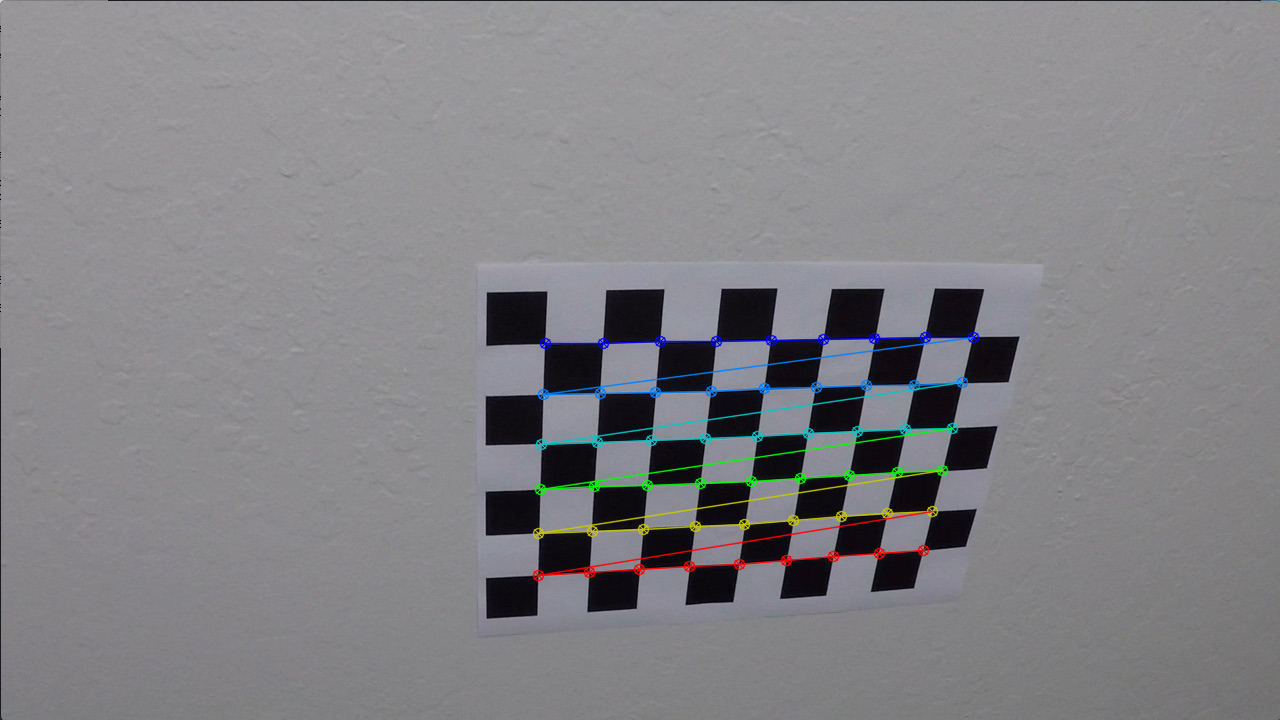
#> input picture output_images/chessboard/drawn_calibration10.jpg, 1280 x 720 px
$ python -i pipeline.py   (imports and definitions only)   (older library calls are emulated)
#> lines starting #> are read from the running program, lines starting #| are printed output that depends on the picture; after the words box and inside, x2 and y2 are one past the last pixel; in counts of white or black regions, pixels touching at a corner belong together
import cv2
import matplotlib.pyplot as plt
import matplotlib.lines as mlines
import glob
import numpy as np
import os
import pickle
from PIL import Image
from moviepy.editor import VideoFileClip
import matplotlib.image as mpimg

CHESSBOARD_HEIGHT = 6
CHESSBOARD_WIDTH = 9
CHESSBOARD_SIZE = (CHESSBOARD_WIDTH, CHESSBOARD_HEIGHT)

DEBUG = False

# [10 lines left out: functions _get_cameral_image_paths, _get_road_image_paths, not called in this run]


def _save_image(path, data):
	""" save numpy array as image to the specified path """
	mpimg.imsave(path, data)


def _get_image_file_name(img_path):
	""" get image file name from its path """
	return img_path.rpartition('/')[-1]


def _get_grayscale_image(rgb_image):
	""" convert bgr image to grayscale """
	return cv2.cvtColor(rgb_image, cv2.COLOR_RGB2GRAY)


def _get_hls_image(rgb_image):
	""" convert bgr image to hls """
	return cv2.cvtColor(rgb_image, cv2.COLOR_RGB2HLS)


# [51 lines left out: function calibrate_camera, not called in this run]


def _load_calibration_data():
	""" load calibration data from the saved pickle file """
	pickle_dict = pickle.load(open('./calibration.p', 'rb'))
	mtx = pickle_dict['mtx']
	dist = pickle_dict['dist']
	return mtx, dist


def _undistort_image(img, mtx, dist):
	""" undistort an image with the given mtx and dist values """
	undistort = cv2.undistort(img, mtx, dist, None, mtx)
	return undistort


def _graidient_color_threshold(hls):
	s_channel_img = hls[:,:,2]

	s_color_threshold = (30, 255)
	s_color_binary_out = np.zeros_like(s_channel_img)
	s_color_binary_out[(s_channel_img > s_color_threshold[0]) & (s_channel_img < s_color_threshold[1])] = 1

	s_sobel_x_threshold = (10, 90)
	sobel_x = cv2.Sobel(s_channel_img, cv2.CV_64F, 1, 0, ksize=3)
	absolute_x = np.absolute(sobel_x)
	scaled_x = np.uint8(255*absolute_x/np.max(absolute_x))
	s_sobel_x_binary_out = np.zeros_like(s_channel_img)
	s_sobel_x_binary_out[(scaled_x > s_sobel_x_threshold[0]) & (scaled_x < s_sobel_x_threshold[1])] = 1

	s_sobel_y_threshold = (10, 90)
	sobel_y = cv2.Sobel(s_channel_img, cv2.CV_64F, 0, 1, ksize=3)
	absolute_y = np.absolute(sobel_y)
	scaled_y = np.uint8(255*absolute_y/np.max(absolute_y))
	s_sobel_y_binary_out = np.zeros_like(s_channel_img)
	s_sobel_y_binary_out[(scaled_y > s_sobel_y_threshold[0]) & (scaled_y < s_sobel_y_threshold[1])] = 1

	s_mag_threshold = (20, 90)
	sobel_mag = np.sqrt(np.square(sobel_x) + np.square(sobel_y))
	scaled_mag = np.uint8(255*sobel_mag/np.max(sobel_mag))
	s_mag_binary_out = np.zeros_like(s_channel_img)
	s_mag_binary_out[(scaled_mag > s_mag_threshold[0]) & (scaled_mag < s_mag_threshold[1])] = 1

	s_direction_threshold = (0.9, 1.3)
	direction = np.arctan2(absolute_y, absolute_x)
	s_direction_binary_out = np.zeros_like(s_channel_img)
	s_direction_binary_out[(direction > s_direction_threshold[0]) & (direction < s_direction_threshold[1])] = 1

	combined = np.zeros_like(s_channel_img)
	combined[(s_color_binary_out == 1) & (s_sobel_x_binary_out == 1) | (s_sobel_y_binary_out == 1) & (s_direction_binary_out == 1)] = 1

	_show_img(combined, 'gray')
	return combined


def _show_img(img_to_draw, cmap=None):
	if DEBUG:
		plt.imshow(img_to_draw, cmap=cmap)
		plt.show()


def _get_img_to_draw(data):
	out_img = np.dstack((data, data, data)) * 255
	return out_img


def _draw_lines(img, start_point, end_point, color=[255, 0, 0], thickness=2):
	cv2.line(img, start_point, end_point, color, thickness)


def _pick_lanes(img):
	_draw_lines(img, (585,455), (270, 680))
	_draw_lines(img, (270,680), (1075, 680))
	_draw_lines(img, (1075,680), (730, 455))
	_draw_lines(img, (730,455), (585, 455))


def perspective_transform(img, src, dst):
	M = cv2.getPerspectiveTransform(src, dst)
	img_size = (img.shape[1], img.shape[0])
	warped = cv2.warpPerspective(img, M, img_size, flags=cv2.INTER_LINEAR)
	return warped, M


def reverse_perspective_transform(img, src, dst):
	Minv = cv2.getPerspectiveTransform(dst, src)
	img_size = (img.shape[1], img.shape[0])
	unwarped = cv2.warpPerspective(img, Minv, img_size, flags=cv2.INTER_LINEAR)
	return unwarped, Minv


# [8 lines left out: function undistort_road_images, not called in this run]


def _find_lanes(warped_img, ploty):
	histogram = np.sum(warped_img[warped_img.shape[0]//2:,:], axis=0)
	out_img = np.dstack((warped_img, warped_img, warped_img))*255

	# initialize the left lane center and right lane center
	midpoint = histogram.shape[0]//2
	leftx_base = np.argmax(histogram[:midpoint])
	rightx_base = np.argmax(histogram[midpoint:]) + midpoint

	# get all lane points
	nonzero = warped_img.nonzero()
	nonzerox = nonzero[1]
	nonzeroy = nonzero[0]

	# initialize params related to window
	n_windows = 10
	window_height = warped_img.shape[0]/n_windows

	leftx_current = leftx_base
	rightx_current = rightx_base

	margin = 100
	minpx = 50

	left_lane_xs = []
	right_lane_xs = []

	for window_index in range(n_windows):
		# get window boundaries for both left and right lanes
		leftx_min, leftx_max = leftx_current - margin, leftx_current + margin
		rightx_min, rightx_max = rightx_current - margin, rightx_current + margin
		y_min, y_max = np.int(warped_img.shape[0] - (window_index + 1) * window_height), np.int(warped_img.shape[0] - window_index * window_height)

		# print('left - x:{}-{}, y{}-{}'.format(leftx_min, leftx_max, y_min, y_max))
		# print('right - x:{}-{}, y{}-{}'.format(rightx_min, rightx_max, y_min, y_max))
		cv2.rectangle(out_img, (leftx_min, y_min), (leftx_max, y_max), (0, 255, 0), 2)
		cv2.rectangle(out_img, (rightx_min, y_min), (rightx_max, y_max), (0, 255, 0), 2)

		# get lane points for both left and right lanes
		left_window = warped_img[leftx_min:leftx_max, y_min:y_max]
		left_x = ((nonzerox > leftx_min) & (nonzerox < leftx_max) & (nonzeroy > y_min) & (nonzeroy < y_max)).nonzero()[0]
		left_lane_xs.append(left_x)

		right_window = warped_img[rightx_min:rightx_max, y_min:y_max]
		right_x = ((nonzerox > rightx_min) & (nonzerox < rightx_max) & (nonzeroy > y_min) & (nonzeroy < y_max)).nonzero()[0]
		right_lane_xs.append(right_x)

		if len(left_x) > minpx:
			leftx_current = np.int(np.mean(nonzerox[left_x]))
		if len(right_x) > minpx:
			rightx_current = np.int(np.mean(nonzerox[right_x]))

	left_lane_xs = np.concatenate(left_lane_xs)
	right_lane_xs = np.concatenate(right_lane_xs)

	leftx = nonzerox[left_lane_xs]
	lefty = nonzeroy[left_lane_xs]
	rightx = nonzerox[right_lane_xs]
	righty = nonzeroy[right_lane_xs]

	left_fit = np.polyfit(lefty, leftx, 2)
	right_fit = np.polyfit(righty, rightx, 2)

	left_fit_x = left_fit[0]*ploty**2 + left_fit[1]*ploty + left_fit[2]
	right_fit_x = right_fit[0]*ploty**2 + right_fit[1]*ploty + right_fit[2]

	out_img[nonzeroy[left_lane_xs], nonzerox[left_lane_xs]] = [255, 0, 0]
	out_img[nonzeroy[right_lane_xs], nonzerox[right_lane_xs]] = [0, 0, 255]

	plt.imshow(out_img)
	plt.plot(left_fit_x, ploty, color='yellow')
	plt.plot(right_fit_x, ploty, color='yellow')
	plt.xlim(0, 1280)
	plt.ylim(720, 0)

	_show_img(out_img)
	return left_fit, right_fit


# [48 lines left out: function _find_lanes_derive, not called in this run]


def _measure_curvature(left_fit, right_fit, ploty, car_pos):
	# meters per pixel
    ym_per_pix = 30/720
    xm_per_pix = 3.7/700

    left_fit_x = left_fit[0]*ploty**2 + left_fit[1]*ploty + left_fit[2]
    right_fit_x = right_fit[0]*ploty**2 + right_fit[1]*ploty + right_fit[2]

    left_fit_m = np.polyfit(ploty*ym_per_pix, left_fit_x*xm_per_pix, 2)
    right_fit_m = np.polyfit(ploty*ym_per_pix, right_fit_x*xm_per_pix, 2)
    y_eval = np.max(ploty)

    left_curvature = ((1 + (2*left_fit_m[0]*y_eval*ym_per_pix + left_fit_m[1])**2)**1.5)/(2*np.absolute(left_fit_m[0]))
    right_curvature = ((1 + (2*right_fit_m[0]*y_eval*ym_per_pix + right_fit_m[1])**2)**1.5)/(2*np.absolute(right_fit_m[0]))

    left_pos = left_fit[0]*y_eval**2 + left_fit[1]*y_eval + left_fit[2]
    right_pos = right_fit[0]*y_eval**2 + right_fit[1]*y_eval + right_fit[2]

    distance_from_center = (car_pos - (left_pos + right_pos) / 2)*xm_per_pix
    return left_curvature, right_curvature, distance_from_center


# [29 lines left out: function _draw, not called in this run]


class Line:
    def __init__(self):
        # was the line detected in the last iteration?
        self.detected = False
        #polynomial coefficients averaged over the last n iterations
        self.best_fit = None
        #polynomial coefficients for the most recent fit
        self.current_fit = []
        #radius of curvature of the line in some units
        self.radius_of_curvature = None
        #distance in meters of vehicle center from the line
        self.line_base_pos = None

    @staticmethod
    def sanity_check(left_fit, right_fit, ploty, left_curvature, right_curvature):
  		# check distance between two lanes
        y_eval = np.max(ploty)
        left_x = left_fit[0]*y_eval**2 + left_fit[1]*y_eval + left_fit[2]
        right_x = right_fit[0]*y_eval**2 + right_fit[1]*y_eval + right_fit[2]
        if right_x - left_x > 800 or right_x - left_x < 600:
            return False

        # check cavature
        if np.absolute(left_curvature - right_curvature) > 1000:
        	return False
        return True

    def update(self, detected, fit, curvature):
    	self.detected = detected
    	if detected:
    		self.current_fit.append(fit)
    		if len(self.current_fit) > 5:
    			self.current_fit = self.current_fit[1:]
    		self.best_fit = np.mean(np.asarray(self.current_fit), axis=0)
    		self.radius_of_curvature = curvature

left_line = Line()
right_line = Line()


def process_image(img):
	# load camera calibration data
	mtx, dist = _load_calibration_data()

	# undistort image
	undistort = _undistort_image(img, mtx, dist)

	_show_img(undistort)

	# process the undistort image using graidient and color threshold
	hls = _get_hls_image(undistort)
	thresholded_img = _graidient_color_threshold(hls)

	# draw picked lanes
	img_to_draw = _get_img_to_draw(thresholded_img)
	_pick_lanes(img_to_draw)

	src = np.float32([[585,455], [250, 680], [1050, 680], [700, 455]])
	dst = np.float32([[300, 0], [300, 720], [1000, 720], [1000, 0]])

	# warp and unwarp image to get M and Minv
	warped_img, M = perspective_transform(thresholded_img, src, dst)
	unwarped_img, Minv = reverse_perspective_transform(warped_img, src, dst)
	_show_img(warped_img, 'gray')

	ploty = np.linspace(0, warped_img.shape[0]-1, warped_img.shape[0])
	# if previous frame is detected successfully, derive this frame
	# otherwise, reset and recalculate
	if left_line.detected and right_line.detected:
		left_fit, right_fit = _find_lanes_derive(warped_img, left_line.best_fit, right_line.best_fit, ploty)
		print("Derive")
	else:
		left_fit, right_fit = _find_lanes(warped_img, ploty)
		print("Calculate")
	left_curvature, right_curvature, distance_from_center = _measure_curvature(left_fit, right_fit, ploty, undistort.shape[1]/2)

	# if sanity check passed, update left and right lines
	if Line.sanity_check(left_fit, right_fit, ploty, left_curvature, right_curvature):
		left_line.update(detected=True, fit=left_fit, curvature=left_curvature)
		right_line.update(detected=True, fit=right_fit, curvature=right_curvature)
	# otherwise use the average polyfit
	else:
		left_fit = left_line.best_fit
		right_fit = right_line.best_fit
		left_line.update(detected=False, fit=left_fit, curvature=left_curvature)
		right_line.update(detected=False, fit=right_fit, curvature=right_curvature)

	if left_fit is not None and right_fit is not None:
		left_fit_x = left_fit[0]*ploty**2 + left_fit[1]*ploty + left_fit[2]
		right_fit_x = right_fit[0]*ploty**2 + right_fit[1]*ploty + right_fit[2]
		final_img = _draw(img, undistort, warped_img, left_fit_x, right_fit_x, ploty, Minv, (left_curvature + right_curvature)/2.0, distance_from_center)
		_show_img(final_img)
		return final_img
	return undistort

# [13 lines left out: functions run, video, not called in this run]

# [3 lines not run here, left out]

>>> import cv2
>>> picture = cv2.cvtColor(cv2.imread('output_images/chessboard/drawn_calibration10.jpg'), cv2.COLOR_BGR2RGB)
>>> result = process_image(picture)
#> (reads calibration.p from the repository)
#> in _graidient_color_threshold, `sobel_y = cv2.Sobel(s_channel_img, cv2.CV_64F, 0, 1, ksize=3)`:
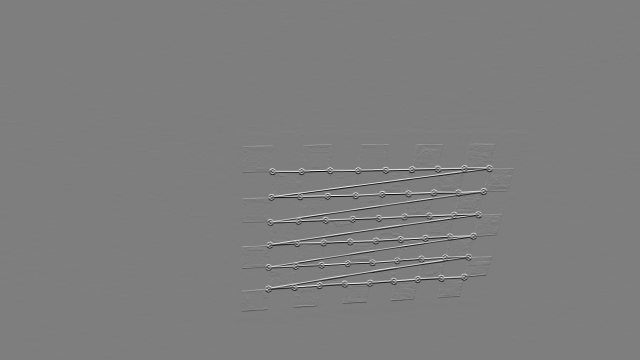
#> sobel_y: shape (720, 1280) float64 (shown at 1/2 size); min -961, max 982, mean 0; drawn with min black and max white
#> in _graidient_color_threshold, `direction = np.arctan2(absolute_y, absolute_x)`:
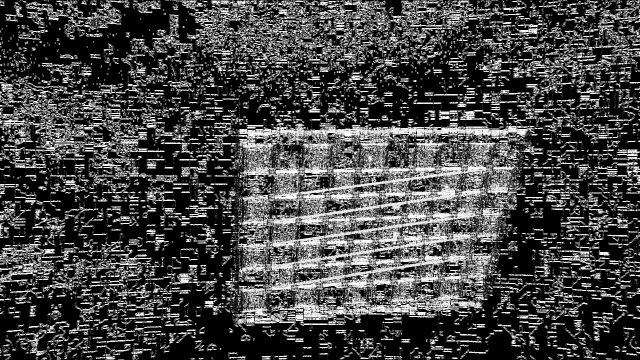
#> direction: shape (720, 1280) float64 (shown at 1/2 size); min 0, max 1.57, mean 0.43; drawn with min black and max white
#> in process_image, `thresholded_img = _graidient_color_threshold(hls)`:
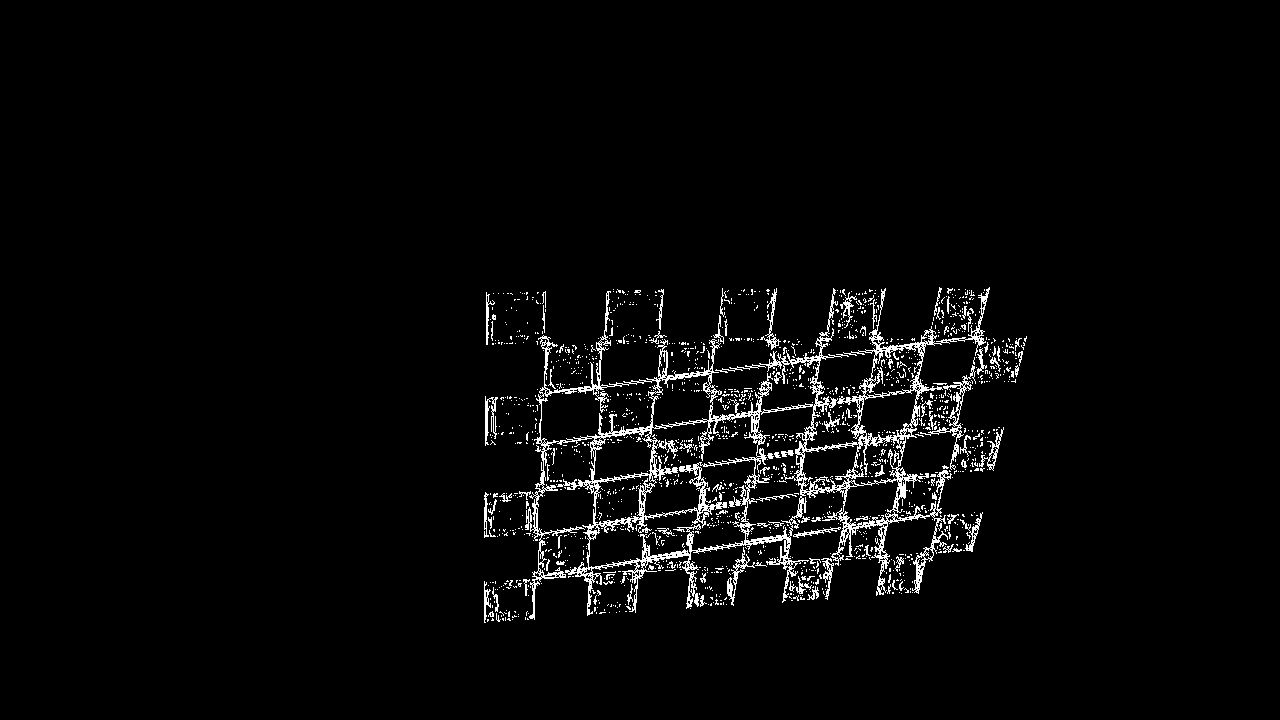
#> thresholded_img: shape (720, 1280); values 0 (black) and 1 (white), 3.1% white in thin lines or dots, all inside (x1, y1, x2, y2) = (484, 287, 1027, 623)
#> in process_image, `warped_img, M = perspective_transform(thresholded_img, src, dst)`: M = [[-0.551, -1.54, 995.7], [1.52e-15, -2.02, 917], [1.48e-18, -0.0024, 1]]
#> in process_image, `unwarped_img, Minv = reverse_perspective_transform(warped_img, src, dst)`: Minv = [[0.164, -0.763, 535.7], [3.41e-16, -0.496, 455], [7.57e-19, -0.00119, 1]]
#> in _find_lanes, `histogram = np.sum(warped_img[warped_img.shape[0]//2:,:], axis=0)`: histogram = 1280 values, max 197 at index 637, min 0 at index 0, mean 48.69
#> in _find_lanes, `leftx_base = np.argmax(histogram[:midpoint])`: leftx_base = 637
#> in _find_lanes, `rightx_base = np.argmax(histogram[midpoint:]) + midpoint`: rightx_base = 647
#> in _find_lanes, `nonzero = warped_img.nonzero()`: nonzero = 139296 positions, rows 0 to 686, columns 30 to 1279
#> in _find_lanes, `leftx_current = leftx_base`: leftx_current = 637
#> in _find_lanes, `rightx_current = rightx_base`: rightx_current = 647
#> the loop in _find_lanes, `for window_index in range(n_windows):` made 10 passes
#> (leftx_min, leftx_max, rightx_min, rightx_max, leftx_current, rightx_current) on passes 1 to 8: (537, 737, 547, 747, 649, 652), (549, 749, 552, 752, 658, 661), (558, 758, 561, 761, 650, 652), (550, 750, 552, 752, 646, 647), (546, 746, 547, 747, 648, 649), (548, 748, 549, 749, 646, 647), (546, 746, 547, 747, 693, 693), (593, 793, 593, 793, 722, 722)
#> pass 1, in _find_lanes, `left_window = warped_img[leftx_min:leftx_max, y_min:y_max]`:
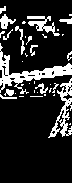
#> left_window: shape (183, 72); values 0 (black) and 1 (white), 16.8% white; 37 white regions (22 under 20 px), largest, box (x1, y1, x2, y2) and area: (0, 43, 72, 94) 857, (48, 78, 72, 138) 461, (27, 16, 60, 36) 258
#> pass 1, in _find_lanes, `right_window = warped_img[rightx_min:rightx_max, y_min:y_max]`:
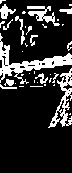
#> right_window: shape (173, 72); values 0 (black) and 1 (white), 17.7% white; 37 white regions (23 under 20 px), largest, box (x1, y1, x2, y2) and area: (0, 33, 72, 84) 857, (48, 68, 72, 128) 461, (27, 6, 60, 26) 258
#> after the loop in _find_lanes, `for window_index in range(n_windows):`:
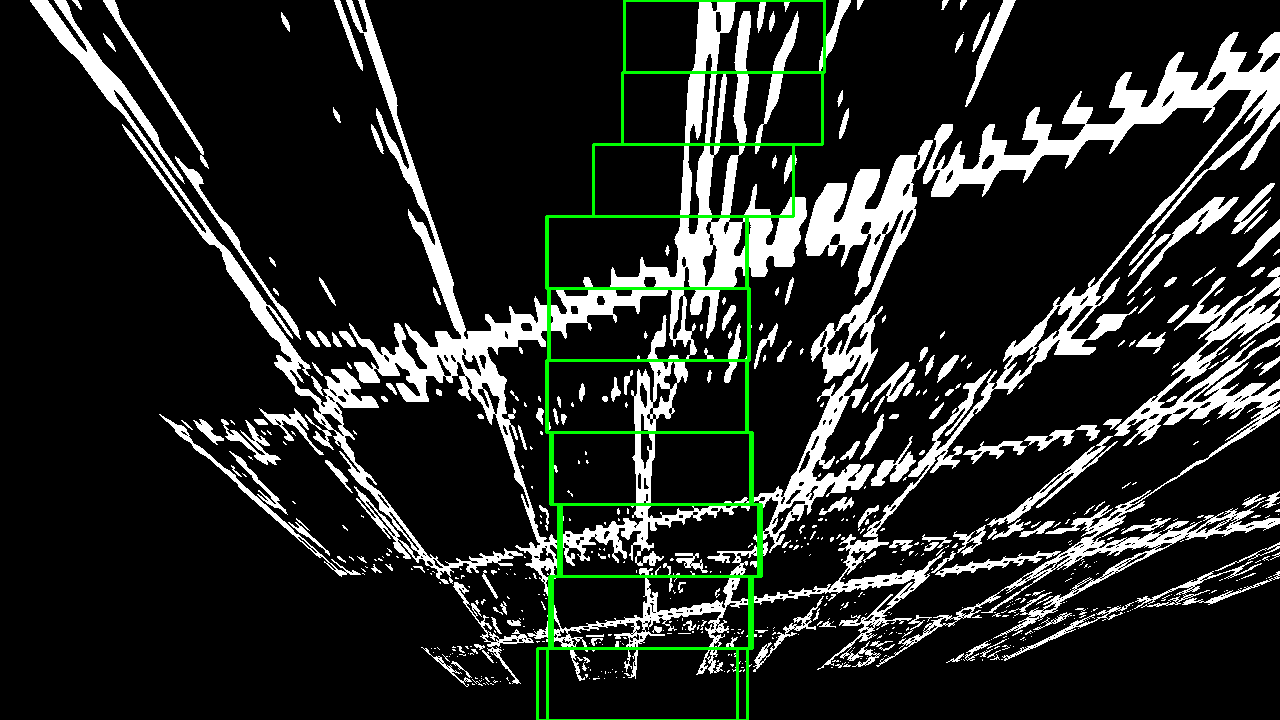
#> out_img: shape (720, 1280, 3); mean of channels 0, 1, 2 37.9, 41.4, 37.9; drawn as R, G, B
#> after the loop in _find_lanes, `for window_index in range(n_windows):`: left_lane_xs = 10 items
#> in _find_lanes, `left_fit = np.polyfit(lefty, leftx, 2)`: left_fit = [0.000367, -0.404, 759.8]
#> in _find_lanes, `right_fit = np.polyfit(righty, rightx, 2)`: right_fit = [0.000376, -0.405, 759.8]
#> in _find_lanes, `left_fit_x = left_fit[0]*ploty**2 + left_fit[1]*ploty + left_fit[2]`: left_fit_x = 720 values, max 759.8 at index 0, min 648.9 at index 549, mean 678
#> in _find_lanes, `right_fit_x = right_fit[0]*ploty**2 + right_fit[1]*ploty + right_fit[2]`: right_fit_x = 720 values, max 759.8 at index 0, min 651 at index 538, mean 679.2
#> in process_image, `left_fit, right_fit = _find_lanes(warped_img, ploty)`: left_fit = [0.000367, -0.404, 759.8]; right_fit = [0.000376, -0.405, 759.8]
#> in _measure_curvature, `left_fit_m = np.polyfit(ploty*ym_per_pix, left_fit_x*xm_per_pix, 2)`: left_fit_m = [0.00112, -0.0512, 4.02]
#> in _measure_curvature, `right_fit_m = np.polyfit(ploty*ym_per_pix, right_fit_x*xm_per_pix, 2)`: right_fit_m = [0.00115, -0.0513, 4.02]
#> in _measure_curvature, `left_curvature = ((1 + (2*left_fit_m[0]*y_eval*ym_per_pix + left_fit_m..`: left_curvature = 447.1
#> in _measure_curvature, `right_curvature = ((1 + (2*right_fit_m[0]*y_eval*ym_per_pix + right_fi..`: right_curvature = 436.8
#> in _measure_curvature, `left_pos = left_fit[0]*y_eval**2 + left_fit[1]*y_eval + left_fit[2]`: left_pos = 659.5
#> in _measure_curvature, `right_pos = right_fit[0]*y_eval**2 + right_fit[1]*y_eval + right_fit[2]`: right_pos = 663.3
#> in _measure_curvature, `distance_from_center = (car_pos - (left_pos + right_pos) / 2)*xm_per_pix`: distance_from_center = -0.113
#> in process_image, `left_curvature, right_curvature, distance_from_center = _measure_curva..`: left_curvature = 447.1; right_curvature = 436.8; distance_from_center = -0.113
#> in sanity_check, `left_x = left_fit[0]*y_eval**2 + left_fit[1]*y_eval + left_fit[2]`: left_x = 659.5
#> in sanity_check, `right_x = right_fit[0]*y_eval**2 + right_fit[1]*y_eval + right_fit[2]`: right_x = 663.3
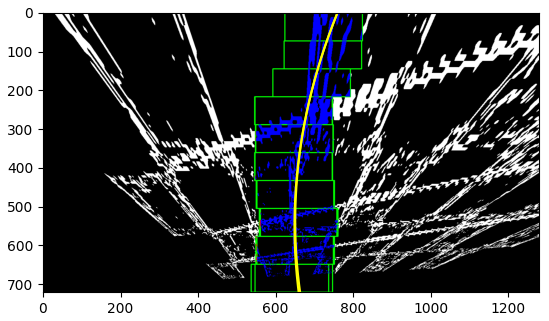
#> figure drawn by matplotlib, 1 panel
